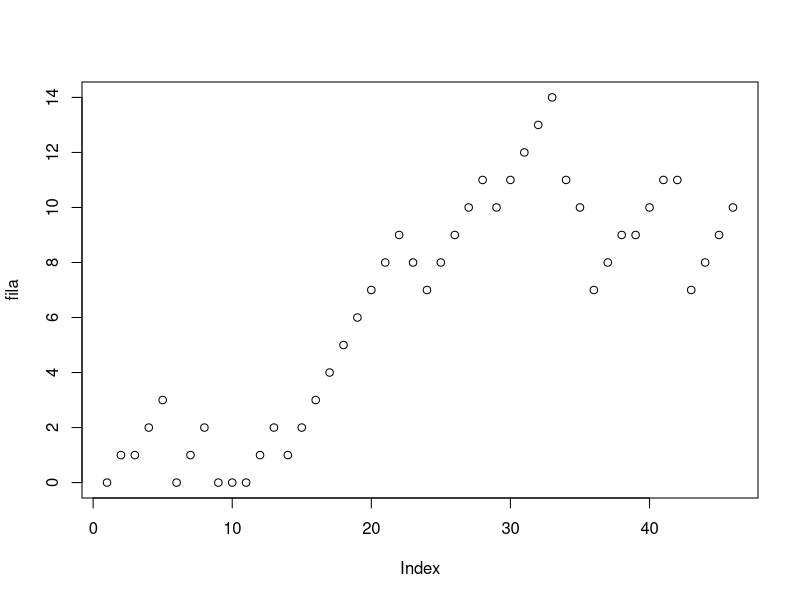
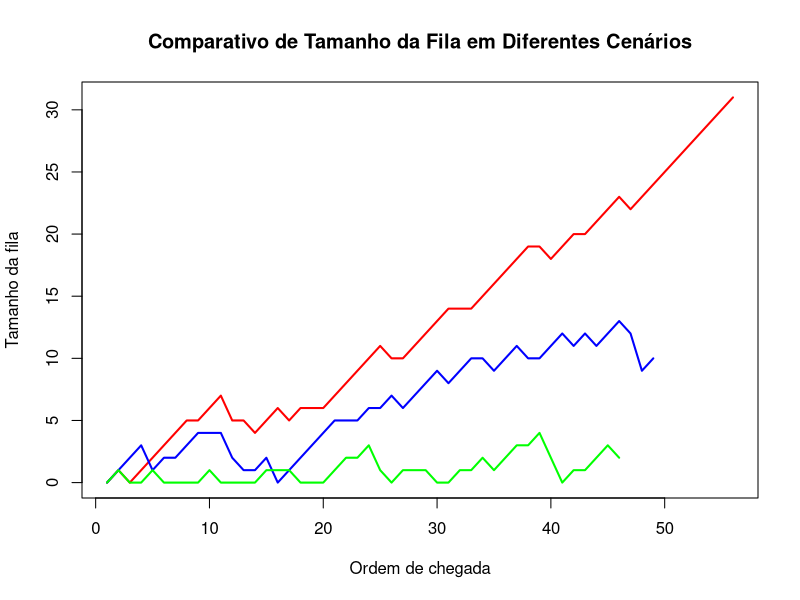
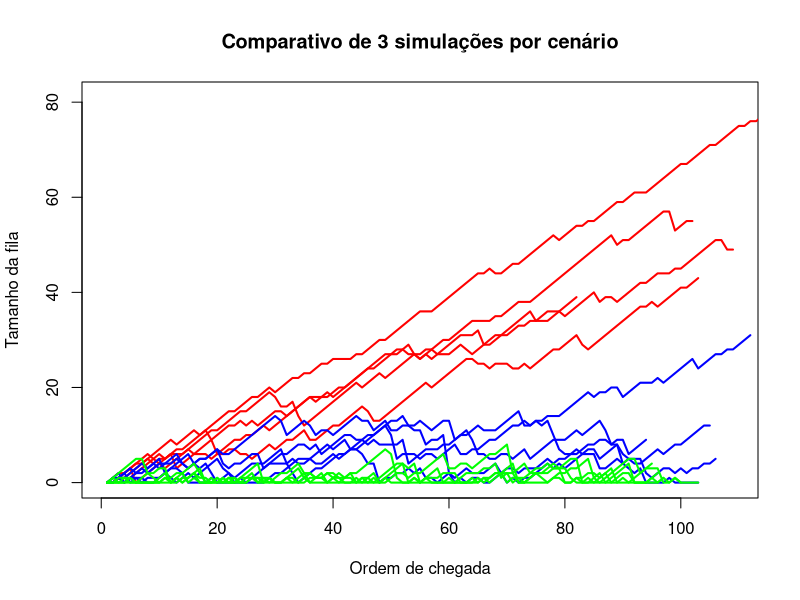
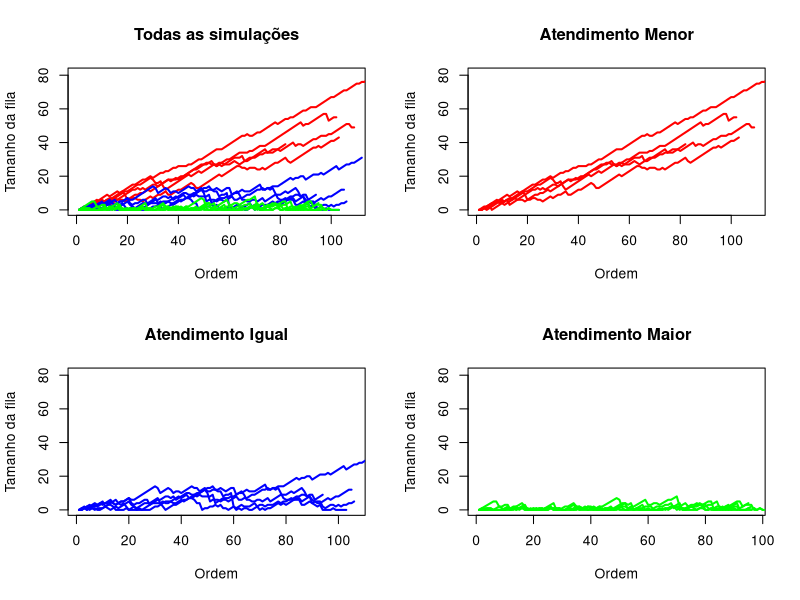
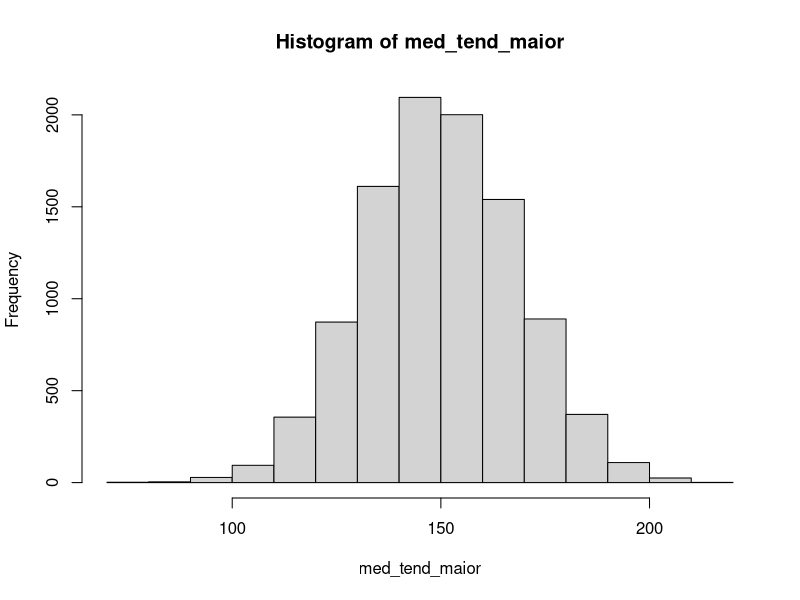

Generate these figures, in order, with R: (Note: a time limit stopped this script after it produced the figures.)
## ---- chunk 1
lambda <- 5/60 # taxa média de chegada convertida em minutos (5/hora)

rexp(1, rate = lambda)
## ---- chunk 2
lambda2 <- 5/60 # taxa média de atendimento convertida em minutos (5/hora)

rexp(1, rate = lambda2)
## ---- chunk 3
tempo_total <- 0
chegadas <- c()

tempo_limite <- 600 # 10horas de expediente



while (tempo_total < tempo_limite) {
  tempo_proxima_chegada <- rexp(1, rate = lambda)
  tempo_total <- tempo_total + tempo_proxima_chegada
  if (tempo_total <= tempo_limite) {
    chegadas <- c(chegadas, tempo_total)
  }
}
chegadas
(Total_chegadas <- length(chegadas)) 
## ---- chunk 4
(tempo_atendimento <- rexp(Total_chegadas, rate = lambda2))
## ---- chunk 5
#Início - atendimento 1 
atendimentos_feitos <- 0
fila_atual <- 0 

fim_atendimento <-  numeric(Total_chegadas)


(inicio_atendimento <- chegadas[1])

(tempo_atendimento[1])

(fim_atendimento[1] <- inicio_atendimento + tempo_atendimento[1])






#Atendimento 2

chegadas[2]

(atendimentos_feitos <- sum(fim_atendimento <= chegadas[2] & fim_atendimento > 0))

(fila_atual <- 1 - atendimentos_feitos)


(inicio_atendimento <- max(max(fim_atendimento) ,chegadas[2]))

(tempo_atendimento[2])

(fim_atendimento[2] <- inicio_atendimento + tempo_atendimento[2])


#Atendimento 3

chegadas[3]

(atendimentos_feitos <- sum(fim_atendimento <= chegadas[3] & fim_atendimento > 0))

(fila_atual <- 2 - atendimentos_feitos)


(inicio_atendimento <- max(max(fim_atendimento) ,chegadas[3]))

(tempo_atendimento[3])

(fim_atendimento[3] <- inicio_atendimento + tempo_atendimento[3])

fim_atendimento

## ---- chunk 6
sim_fila <- function(lambda_chegada, lambda_atendimento, tempo_expediente){
  
  tempo_total <- 0
  chegadas <- c()



  #Gerar chegadas em um dia de expediente
  while (tempo_total < tempo_expediente) {
    tempo_proxima_chegada <- rexp(1, rate = lambda_chegada)
    tempo_total <- tempo_total + tempo_proxima_chegada
    if (tempo_total <= tempo_expediente) {
      chegadas <- c(chegadas, tempo_total)
    }
  }
  
  #Total de chegadas no dia 
  Total_chegadas <- length(chegadas)
  
  
  #Gerar tempo de atendimento para cada chegada
  tempo_atendimento <- rexp(Total_chegadas, rate = lambda_atendimento)
  
  #Primeiro atendimento
  
  inicio_atendimento <-  numeric(Total_chegadas)
  fim_atendimento <-  numeric(Total_chegadas)
  fila_atual <-  numeric(Total_chegadas)
  
 


  inicio_atendimento[1] <- chegadas[1]

  atendimentos_feitos <- 0
  fila_atual[1] <- 0

  fim_atendimento[1] <- inicio_atendimento[1] + tempo_atendimento[1]
  
  for (i in 2:Total_chegadas){
    

    atendimentos_feitos <- sum(fim_atendimento <= chegadas[i] & fim_atendimento > 0)

    fila_atual[i] <- (i-1) - atendimentos_feitos


    inicio_atendimento[i] <- max(max(fim_atendimento) ,chegadas[i])



    fim_atendimento[i] <- inicio_atendimento[i] + tempo_atendimento[i]


    
  }
  
  return (fila_atual)
  
}
## ---- chunk 7
fila <- sim_fila(5/60,4/60,600)


plot(fila)
## ---- chunk 8
atend_menor <-  sim_fila(lambda_chegada = 5/60,
                         lambda_atendimento = 3/60,
                          tempo_expediente = 600)


atend_igual <-  sim_fila(lambda_chegada = 5/60,
                         lambda_atendimento = 5/60,
                          tempo_expediente = 600)


atend_maior <-  sim_fila(lambda_chegada = 5/60,
                         lambda_atendimento = 7/60,
                          tempo_expediente = 600)


plot(atend_menor, type = "l", col = "red", lwd = 2,
     xlab = "Ordem de chegada", ylab = "Tamanho da fila",
     main = "Comparativo de Tamanho da Fila em Diferentes Cenários",
     ylim = range(c(atend_menor, atend_igual, atend_maior)))  # para ajustar o eixo y

# Adicionar as outras duas linhas no mesmo gráfico
lines(atend_igual, col = "blue", lwd = 2)
lines(atend_maior, col = "green", lwd = 2)



## ---- chunk 9
# Simulações — 3 de cada cenário
atend_menor_1 <- sim_fila(lambda_chegada = 10/60, lambda_atendimento = 5/60, tempo_expediente = 600)
atend_menor_2 <- sim_fila(lambda_chegada = 10/60, lambda_atendimento = 5/60, tempo_expediente = 600)
atend_menor_3 <- sim_fila(lambda_chegada = 10/60, lambda_atendimento = 5/60, tempo_expediente = 600)
atend_menor_4 <- sim_fila(lambda_chegada = 10/60, lambda_atendimento = 5/60, tempo_expediente = 600)
atend_menor_5 <- sim_fila(lambda_chegada = 10/60, lambda_atendimento = 5/60, tempo_expediente = 600)

atend_igual_1 <- sim_fila(lambda_chegada = 10/60, lambda_atendimento = 10/60, tempo_expediente = 600)
atend_igual_2 <- sim_fila(lambda_chegada = 10/60, lambda_atendimento = 10/60, tempo_expediente = 600)
atend_igual_3 <- sim_fila(lambda_chegada = 10/60, lambda_atendimento = 10/60, tempo_expediente = 600)
atend_igual_4 <- sim_fila(lambda_chegada = 10/60, lambda_atendimento = 10/60, tempo_expediente = 600)
atend_igual_5 <- sim_fila(lambda_chegada = 10/60, lambda_atendimento = 10/60, tempo_expediente = 600)

atend_maior_1 <- sim_fila(lambda_chegada = 10/60, lambda_atendimento = 15/60, tempo_expediente = 600)
atend_maior_2 <- sim_fila(lambda_chegada = 10/60, lambda_atendimento = 15/60, tempo_expediente = 600)
atend_maior_3 <- sim_fila(lambda_chegada = 10/60, lambda_atendimento = 15/60, tempo_expediente = 600)
atend_maior_4 <- sim_fila(lambda_chegada = 10/60, lambda_atendimento = 15/60, tempo_expediente = 600)
atend_maior_5 <- sim_fila(lambda_chegada = 10/60, lambda_atendimento = 15/60, tempo_expediente = 600)


ylim_total <- range(c(atend_menor_1, atend_menor_2, atend_menor_3, atend_menor_4, atend_menor_5,
                      atend_igual_1, atend_igual_2, atend_igual_3, atend_igual_4, atend_igual_5,
                      atend_maior_1, atend_maior_2, atend_maior_3, atend_maior_4, atend_maior_5))

plot(atend_menor_1, type = "l", col = "red", lwd = 2,
     ylim = ylim_total,
     xlab = "Ordem de chegada", ylab = "Tamanho da fila",
     main = "Comparativo de 3 simulações por cenário")

# Adicionar as demais
lines(atend_menor_2, col = "red", lwd = 2)
lines(atend_menor_3, col = "red", lwd = 2)
lines(atend_menor_4, col = "red", lwd = 2)
lines(atend_menor_5, col = "red", lwd = 2)

lines(atend_igual_1, col = "blue", lwd = 2)
lines(atend_igual_2, col = "blue", lwd = 2)
lines(atend_igual_3, col = "blue", lwd = 2)
lines(atend_igual_4, col = "blue", lwd = 2)
lines(atend_igual_5, col = "blue", lwd = 2)

lines(atend_maior_1, col = "green", lwd = 2)
lines(atend_maior_2, col = "green", lwd = 2)
lines(atend_maior_3, col = "green", lwd = 2)
lines(atend_maior_4, col = "green", lwd = 2)
lines(atend_maior_5, col = "green", lwd = 2)

# Adicionar legenda

## ---- chunk 10
# Definir layout de 2x2 plots
par(mfrow = c(2, 2))

# Gráfico 1 — todos os cenários juntos
plot(atend_menor_1, type = "l", col = "red", lwd = 2, ylim = ylim_total,
     main = "Todas as simulações", xlab = "Ordem", ylab = "Tamanho da fila")
lines(atend_menor_2, col = "red", lwd = 2)
lines(atend_menor_3, col = "red", lwd = 2)
lines(atend_menor_4, col = "red", lwd = 2)
lines(atend_menor_5, col = "red", lwd = 2)

lines(atend_igual_1, col = "blue", lwd = 2)
lines(atend_igual_2, col = "blue", lwd = 2)
lines(atend_igual_3, col = "blue", lwd = 2)
lines(atend_igual_4, col = "blue", lwd = 2)
lines(atend_igual_5, col = "blue", lwd = 2)

lines(atend_maior_1, col = "green", lwd = 2)
lines(atend_maior_2, col = "green", lwd = 2)
lines(atend_maior_3, col = "green", lwd = 2)
lines(atend_maior_4, col = "green", lwd = 2)
lines(atend_maior_5, col = "green", lwd = 2)

# Gráfico 2 — Atendimentos Menor
plot(atend_menor_1, type = "l", col = "red", lwd = 2, ylim = ylim_total,
     main = "Atendimento Menor", xlab = "Ordem", ylab = "Tamanho da fila")
lines(atend_menor_2, col = "red", lwd = 2)
lines(atend_menor_3, col = "red", lwd = 2)
lines(atend_menor_4, col = "red", lwd = 2)
lines(atend_menor_5, col = "red", lwd = 2)

# Gráfico 3 — Atendimento Igual
plot(atend_igual_1, type = "l", col = "blue", lwd = 2, ylim = ylim_total,
     main = "Atendimento Igual", xlab = "Ordem", ylab = "Tamanho da fila")
lines(atend_igual_2, col = "blue", lwd = 2)
lines(atend_igual_3, col = "blue", lwd = 2)
lines(atend_igual_4, col = "blue", lwd = 2)
lines(atend_igual_5, col = "blue", lwd = 2)

# Gráfico 4 — Atendimento Maior
plot(atend_maior_1, type = "l", col = "green", lwd = 2, ylim = ylim_total,
     main = "Atendimento Maior", xlab = "Ordem", ylab = "Tamanho da fila")
lines(atend_maior_2, col = "green", lwd = 2)
lines(atend_maior_3, col = "green", lwd = 2)
lines(atend_maior_4, col = "green", lwd = 2)
lines(atend_maior_5, col = "green", lwd = 2)

# Reset layout
par(mfrow = c(1, 1))
## ---- chunk 11
med_tend_maior <- replicate(10000, median(sim_fila(lambda_chegada = 60/60,
                                                lambda_atendimento = 30/60,
                                                tempo_expediente = 600)))


mean(med_tend_maior)
hist(med_tend_maior)
## ---- chunk 12
max_tend_maior <- replicate(50000, max(sim_fila(lambda_chegada = 60/60,
                                                lambda_atendimento = 45/60,
                                                tempo_expediente = 600)))


mean(max_tend_maior)
hist(max_tend_maior)
## ---- chunk 13
max_tend_maior <- replicate(10000, max(sim_fila(lambda_chegada = 60/60,
                                                lambda_atendimento = 20/60,
                                                tempo_expediente = 600)))


mean(max_tend_maior)
hist(max_tend_maior)
